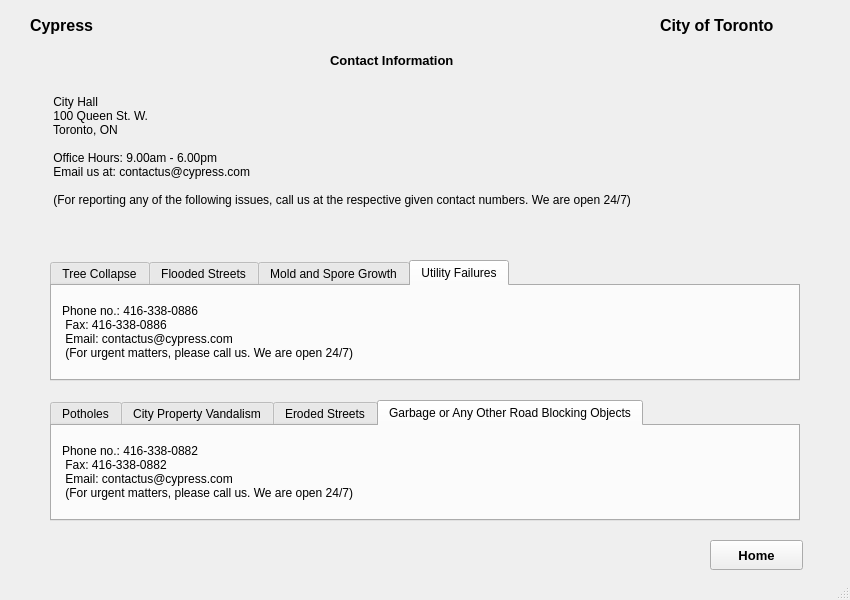
<?xml version="1.0" encoding="UTF-8"?>
<ui version="4.0">
 <class>ContactUsWindow</class>
 <widget class="QMainWindow" name="ContactUsWindow">
  <property name="geometry">
   <rect>
    <x>0</x>
    <y>0</y>
    <width>850</width>
    <height>600</height>
   </rect>
  </property>
  <property name="windowTitle">
   <string>ContactUsWindow</string>
  </property>
  <widget class="QWidget" name="centralwidget">
   <widget class="QLabel" name="label">
    <property name="geometry">
     <rect>
      <x>30</x>
      <y>10</y>
      <width>81</width>
      <height>31</height>
     </rect>
    </property>
    <property name="styleSheet">
     <string notr="true">font-size:12pt; font-weight:600;</string>
    </property>
    <property name="text">
     <string>Cypress</string>
    </property>
   </widget>
   <widget class="QLabel" name="label_2">
    <property name="geometry">
     <rect>
      <x>660</x>
      <y>10</y>
      <width>161</width>
      <height>31</height>
     </rect>
    </property>
    <property name="styleSheet">
     <string notr="true">font-size:12pt; font-weight:600;</string>
    </property>
    <property name="text">
     <string>City of Toronto</string>
    </property>
   </widget>
   <widget class="QLabel" name="label_3">
    <property name="geometry">
     <rect>
      <x>50</x>
      <y>70</y>
      <width>741</width>
      <height>161</height>
     </rect>
    </property>
    <property name="font">
     <font>
      <family>MS Shell Dlg 2</family>
      <pointsize>9</pointsize>
      <weight>50</weight>
      <italic>false</italic>
      <bold>false</bold>
     </font>
    </property>
    <property name="styleSheet">
     <string notr="true">font: 9pt &quot;MS Shell Dlg 2&quot;;</string>
    </property>
    <property name="text">
     <string> City Hall 
 100 Queen St. W. 
 Toronto, ON 

 Office Hours: 9.00am - 6.00pm 
 Email us at: contactus@cypress.com 

 (For reporting any of the following issues, call us at the respective given contact numbers. We are open 24/7)</string>
    </property>
   </widget>
   <widget class="QLabel" name="label_4">
    <property name="geometry">
     <rect>
      <x>330</x>
      <y>40</y>
      <width>171</width>
      <height>41</height>
     </rect>
    </property>
    <property name="font">
     <font>
      <pointsize>10</pointsize>
      <weight>62</weight>
      <bold>true</bold>
     </font>
    </property>
    <property name="styleSheet">
     <string notr="true">font-size:10pt; font-weight:500;</string>
    </property>
    <property name="text">
     <string>Contact Information</string>
    </property>
   </widget>
   <widget class="QTabWidget" name="tabWidget">
    <property name="enabled">
     <bool>true</bool>
    </property>
    <property name="geometry">
     <rect>
      <x>50</x>
      <y>260</y>
      <width>750</width>
      <height>121</height>
     </rect>
    </property>
    <property name="whatsThis">
     <string/>
    </property>
    <property name="currentIndex">
     <number>3</number>
    </property>
    <property name="tabBarAutoHide">
     <bool>false</bool>
    </property>
    <widget class="QWidget" name="tab_2">
     <attribute name="title">
      <string>Tree Collapse</string>
     </attribute>
     <widget class="QLabel" name="label_9">
      <property name="geometry">
       <rect>
        <x>10</x>
        <y>10</y>
        <width>331</width>
        <height>71</height>
       </rect>
      </property>
      <property name="text">
       <string>Phone no.: 416-338-0889 
 Fax: 416-338-0889 
 Email: contactus@cypress.com 
 (For urgent matters, please call us. We are open 24/7)</string>
      </property>
     </widget>
    </widget>
    <widget class="QWidget" name="tab_4">
     <attribute name="title">
      <string>Flooded Streets</string>
     </attribute>
     <widget class="QLabel" name="label_10">
      <property name="geometry">
       <rect>
        <x>10</x>
        <y>10</y>
        <width>331</width>
        <height>71</height>
       </rect>
      </property>
      <property name="text">
       <string>Phone no.: 416-338-0888 
 Fax: 416-338-0888 
 Email: contactus@cypress.com 
 (For urgent matters, please call us. We are open 24/7)</string>
      </property>
     </widget>
    </widget>
    <widget class="QWidget" name="tab">
     <attribute name="title">
      <string>Mold and Spore Growth</string>
     </attribute>
     <widget class="QLabel" name="label_5">
      <property name="geometry">
       <rect>
        <x>10</x>
        <y>10</y>
        <width>331</width>
        <height>71</height>
       </rect>
      </property>
      <property name="text">
       <string>Phone no.: 416-338-0887 
 Fax: 416-338-0887 
 Email: contactus@cypress.com 
 (For urgent matters, please call us. We are open 24/7)</string>
      </property>
     </widget>
    </widget>
    <widget class="QWidget" name="tab_3">
     <attribute name="title">
      <string>Utility Failures</string>
     </attribute>
     <widget class="QLabel" name="label_6">
      <property name="geometry">
       <rect>
        <x>10</x>
        <y>10</y>
        <width>331</width>
        <height>71</height>
       </rect>
      </property>
      <property name="text">
       <string>Phone no.: 416-338-0886 
 Fax: 416-338-0886 
 Email: contactus@cypress.com 
 (For urgent matters, please call us. We are open 24/7)</string>
      </property>
     </widget>
    </widget>
   </widget>
   <widget class="QTabWidget" name="tabWidget_2">
    <property name="enabled">
     <bool>true</bool>
    </property>
    <property name="geometry">
     <rect>
      <x>50</x>
      <y>400</y>
      <width>750</width>
      <height>121</height>
     </rect>
    </property>
    <property name="whatsThis">
     <string/>
    </property>
    <property name="currentIndex">
     <number>3</number>
    </property>
    <property name="tabBarAutoHide">
     <bool>false</bool>
    </property>
    <widget class="QWidget" name="tab_7">
     <attribute name="title">
      <string>Potholes</string>
     </attribute>
     <widget class="QLabel" name="label_7">
      <property name="geometry">
       <rect>
        <x>10</x>
        <y>10</y>
        <width>331</width>
        <height>71</height>
       </rect>
      </property>
      <property name="text">
       <string>Phone no.: 416-338-0885 
 Fax: 416-338-0885 
 Email: contactus@cypress.com 
 (For urgent matters, please call us. We are open 24/7)</string>
      </property>
     </widget>
    </widget>
    <widget class="QWidget" name="tab_8">
     <attribute name="title">
      <string>City Property Vandalism</string>
     </attribute>
     <widget class="QLabel" name="label_8">
      <property name="geometry">
       <rect>
        <x>10</x>
        <y>10</y>
        <width>331</width>
        <height>71</height>
       </rect>
      </property>
      <property name="text">
       <string>Phone no.: 416-338-0884 
 Fax: 416-338-0884 
 Email: contactus@cypress.com 
 (For urgent matters, please call us. We are open 24/7)</string>
      </property>
     </widget>
    </widget>
    <widget class="QWidget" name="tab_9">
     <attribute name="title">
      <string>Eroded Streets</string>
     </attribute>
     <widget class="QLabel" name="label_12">
      <property name="geometry">
       <rect>
        <x>10</x>
        <y>10</y>
        <width>331</width>
        <height>71</height>
       </rect>
      </property>
      <property name="text">
       <string>Phone no.: 416-338-0883 
 Fax: 416-338-0883 
 Email: contactus@cypress.com 
 (For urgent matters, please call us. We are open 24/7)</string>
      </property>
     </widget>
    </widget>
    <widget class="QWidget" name="tab_10">
     <attribute name="title">
      <string>Garbage or Any Other Road Blocking Objects</string>
     </attribute>
     <widget class="QLabel" name="label_11">
      <property name="geometry">
       <rect>
        <x>10</x>
        <y>10</y>
        <width>331</width>
        <height>71</height>
       </rect>
      </property>
      <property name="text">
       <string>Phone no.: 416-338-0882 
 Fax: 416-338-0882 
 Email: contactus@cypress.com 
 (For urgent matters, please call us. We are open 24/7)</string>
      </property>
     </widget>
    </widget>
   </widget>
   <widget class="QPushButton" name="pushButton">
    <property name="geometry">
     <rect>
      <x>710</x>
      <y>540</y>
      <width>93</width>
      <height>30</height>
     </rect>
    </property>
    <property name="styleSheet">
     <string notr="true">font-size:10pt; font-weight:500;</string>
    </property>
    <property name="text">
     <string>Home</string>
    </property>
   </widget>
  </widget>
  <widget class="QStatusBar" name="statusbar"/>
 </widget>
 <tabstops>
  <tabstop>tabWidget</tabstop>
  <tabstop>tabWidget_2</tabstop>
 </tabstops>
 <resources/>
 <connections/>
</ui>
